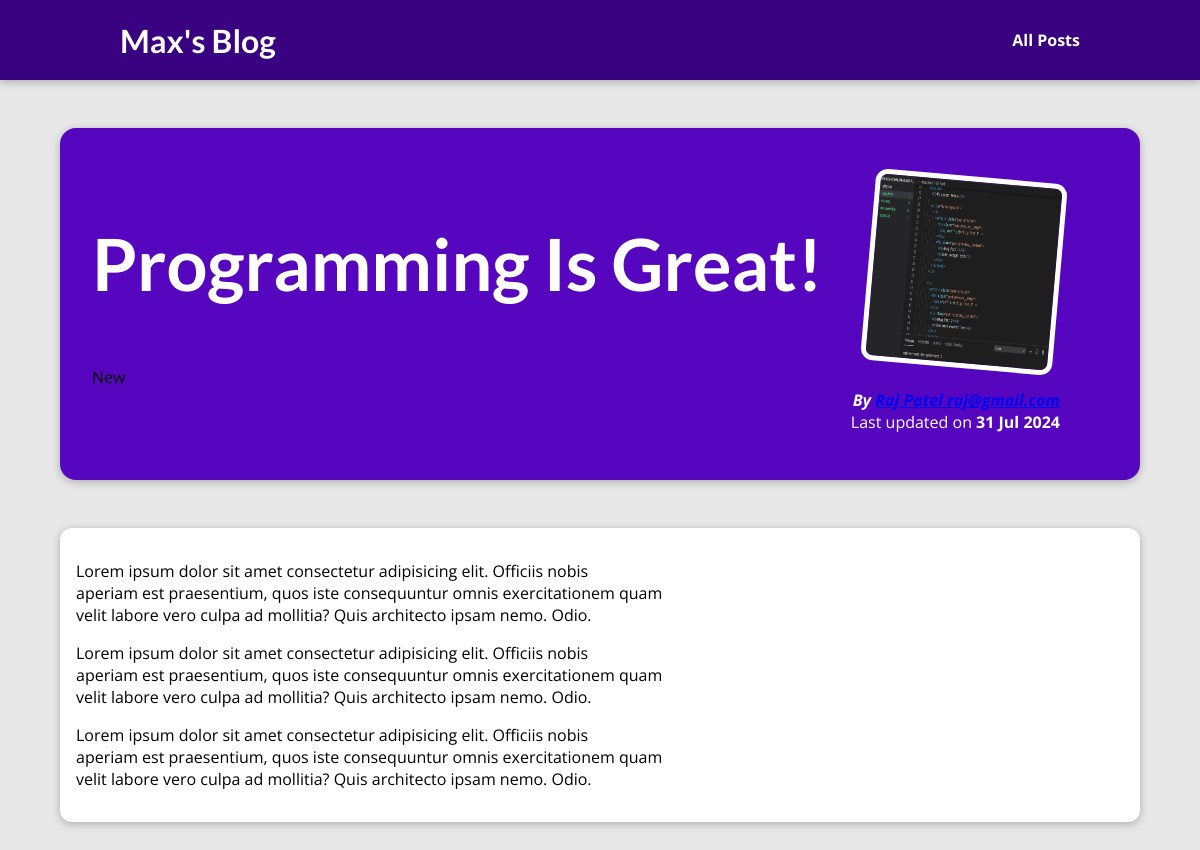
Page /posts/programming-is-fun on the committed database.
### blog/models.py (models this page shows, shortened)
class Post(models.Model):
    title = models.CharField(max_length=150)
    excerpt = models.CharField(max_length=200)
    image_name = models.CharField(max_length=100)
    date = models.DateField(auto_now=True)      # auto_now save current time, when we save our data model.
    slug = models.SlugField(unique=True, db_index=True)
    content = models.TextField(validators=[MinLengthValidator(10)])
    author = models.ForeignKey(Author, on_delete=models.SET_NULL, null=True, related_name='posts')      # here on author delete post author is set to null not delete the entire post.
    tags = models.ManyToManyField(Tag)

class Tag(models.Model):
    caption = models.CharField(max_length=20)

class Author(models.Model):
    first_name = models.CharField(max_length=15)
    last_name = models.CharField(max_length=15)
    email = models.EmailField(max_length=254)
    def __str__(self):
        return f'{self.first_name} {self.last_name} {self.email}'

### blog/views.py (the view)
# urls.py: path("posts/<slug:slug>", views.post_detail, name="post-detail-page")  # posts/my-first-post
def post_detail(request, slug):  # we should accept slug here bcs in url.py file we use slug as parameter, and we need to catch it when request was happen by user for a particular blog.
    identified_post = get_object_or_404(Post, slug=slug)     # also without using 404 write like: Post.objects.get(slug=slug)
    return render(request, 'blog/post-detail.html', {
        'post': identified_post,
        'post_tags': identified_post.tags.all()    # we need to do this because our tsg is many to many field and we can't use it with (for tag in post.tag)
    })

### blog/templates/blog/post-detail.html (shortened to what this page needs)
{% extends "base.html" %}
{% load static %}
{% block css_files %}
    <link rel="stylesheet" href="{% static 'blog/post-detail.css' %}"/>
{% endblock %}
{% block content %}
    <section id="summary">
        <h2>{{ post.title }}</h2>
        <div>
            {% for tag in post_tags %}
            <span> {{ tag.caption }}</span>
            {% endfor %}
        </div>
        <article>
            <img src="{% static 'blog/images/'|add:post.image_name %}" alt="Post Title">
            <address>By <a href='mailto:{{ post.author.email}}'>{{ post.author }}</a></address>
            <div>
                Last updated on <time>{{ post.date|date:'d M Y' }}</time>
            </div>
        </article>
    </section>
    <main>
        {{ post.content|linebreaks }}
    </main>
{% endblock %}

### static/app.css (style rules this page uses)
* { box-sizing: border-box; }
html { font-family: 'Open Sans', 'Lato', sans-serif; }
body { margin: 0; }
h1, h2, h3 { font-family: 'Lato', sans-serif; font-weight: bold; }

### blog/static/blog/post-detail.css (style rules this page uses)
body { background-color: #e7e7e7; }
#summary { margin: 8rem auto 3rem auto; padding: 2rem; width: 90%; max-width: 90rem; border-radius: 16px; background-color: #5706c0; position: relative; box-shadow: 0 2px 8px rgba(0, 0, 0, 0.25); height: 22rem; }
#summary h2 { color: white; font-size: 4.5rem; }
#summary article { position: absolute; top: 2rem; right: 3rem; padding: 1rem 2rem; border-radius: 12px; text-align: right; color: white; }
#summary article img { width: 12rem; height: 12rem; border-radius: 12px; transform: rotateZ(5deg); border: 5px solid white; margin-bottom: 1rem; }
#summary address { font-weight: bold; }
#summary time { font-weight: bold; }
main { width: 90%; max-width: 90rem; margin: 3rem auto; background-color: white; padding: 1rem; border-radius: 12px; box-shadow: 0 2px 8px rgba(0, 0, 0, 0.25); }

### rows in the picture
Post: title "Programming Is Great!", image_name (picture), author "Raj Patel raj@gmail.com", date "31 Jul 2024", content "Lorem ipsum dolor sit amet consectetur adipisicing elit. Officiis nobis aperiam est praesentium, quos iste consequuntur omnis exercitationem quam velit labore vero culpa ad mollitia? Quis architecto ipsam nemo. Odio. Lorem ipsum dolor sit amet consectetur adipisicing elit. Officiis nobis aperiam est praesentium, quos iste consequuntur omnis exercitationem quam velit labore vero culpa ad mollitia? Quis architecto ipsam nemo. Odio. Lorem ipsum dolor sit amet consectetur adipisicing elit. Officiis nobis aperiam est praesentium, quos iste consequuntur omnis exercitationem quam velit labore vero culpa ad mollitia? Quis architecto ipsam nemo. Odio."
Tag: caption "New"
